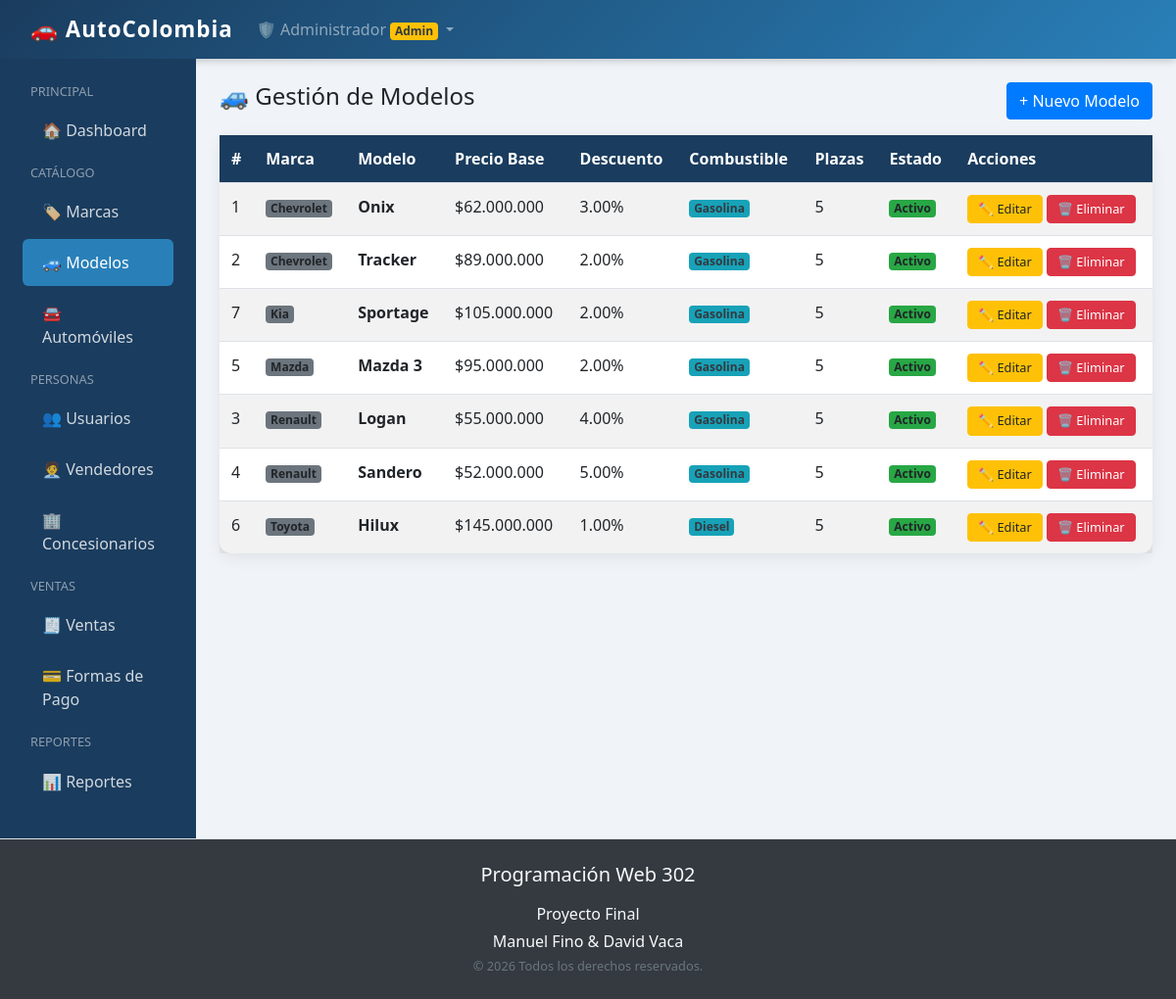
The app's page /app/view/admin/modelos/listar.php (signed in) with its own data.
### tables this page shows
CREATE TABLE modelo (
    id_modelo        INT AUTO_INCREMENT PRIMARY KEY,
    nombre           VARCHAR(100) NOT NULL,
    id_marca         INT NOT NULL,
    precio_base      DECIMAL(12,2) NOT NULL,
    descuento        DECIMAL(5,2) DEFAULT 0.00,
    potencia_fiscal  DECIMAL(8,2),
    cilindrada       INT,
    tipo_combustible ENUM('gasolina','diesel','hibrido','electrico','gas'),
    num_puertas      INT,
    num_plazas       INT,
    descripcion      TEXT,
    activo           BOOLEAN DEFAULT TRUE,
    FOREIGN KEY (id_marca)
        REFERENCES marca(id_marca)
        ON UPDATE CASCADE ON DELETE RESTRICT
);

CREATE TABLE marca (
    id_marca    INT AUTO_INCREMENT PRIMARY KEY,
    nombre      VARCHAR(50) NOT NULL UNIQUE,
    pais_origen VARCHAR(50),
    descripcion TEXT
);

### config/conexionBD.php (called while the page is built)
<?php
class Conectar
{
    public static function conec()
    {
        $host = "localhost";
        $user = "root";
        $pass = "admin";
        $db_name = "concesionario_db";
        $link = mysqli_connect($host, $user, $pass)
            or die("ERROR al conectar a MySQL: " . mysqli_connect_error());
        mysqli_select_db($link, $db_name)
            or die("ERROR al seleccionar la BD: " . mysqli_error($link));
        mysqli_set_charset($link, "utf8");
        return $link;
    }
}

### app/model/modelo_auto.php (called while the page is built, shortened)
<?php
require_once __DIR__ . '/../../config/conexionBD.php';
class ModeloAuto
{
    public function listar()
    {
        $sql = "SELECT mo.*, ma.nombre AS nombre_marca
                FROM modelo mo
                INNER JOIN marca ma ON mo.id_marca = ma.id_marca
                ORDER BY ma.nombre, mo.nombre";
        $res  = mysqli_query(Conectar::conec(), $sql);
        $data = [];
        while ($row = mysqli_fetch_assoc($res)) $data[] = $row;
        return $data;
    }
}

### app/view/admin/modelos/listar.php (the view, shortened to what this page needs)
<!doctype html>
<html lang="es">
<head>
    <link rel="stylesheet" href="/ProyFinal/public/css/bootstrap.min.css">
    <link rel="stylesheet" href="/ProyFinal/public/css/sweetalert2.min.css">
    <link rel="stylesheet" href="/ProyFinal/public/css/style.css">
</head>
<body>
<?php
require_once __DIR__ . '/../../../../app/model/modelo_auto.php';
$obj     = new ModeloAuto();
$modelos = $obj->listar();
?>
<?php include('../navbar.php'); ?>
<main class="col-md-10 ms-sm-auto px-4 py-4">
    <div class="d-flex justify-content-between align-items-center mb-3">
        <h4>🚙 Gestión de Modelos</h4>
        <button class="btn btn-primary" data-bs-toggle="modal" data-bs-target="#modalModelo">+ Nuevo Modelo</button>
    </div>
    <div class="card">
        <div class="card-body p-0">
            <div class="table-responsive">
                <table class="table table-hover table-striped mb-0">
                    <thead>
                        <tr><th>#</th><th>Marca</th><th>Modelo</th><th>Precio Base</th><th>Descuento</th><th>Combustible</th><th>Plazas</th><th>Estado</th><th>Acciones</th></tr>
                    </thead>
                    <tbody>
                    <?php if (empty($modelos)): ?>
                        <tr><td colspan="9" class="text-center py-3 text-muted">No hay modelos registrados</td></tr>
                    <?php else: ?>
                    <?php foreach ($modelos as $m): ?>
                        <tr>
                            <td><?= $m['id_modelo'] ?></td>
                            <td><span class="badge bg-secondary"><?= htmlspecialchars($m['nombre_marca']) ?></span></td>
                            <td><strong><?= htmlspecialchars($m['nombre']) ?></strong></td>
                            <td>$<?= number_format($m['precio_base'], 0, ',', '.') ?></td>
                            <td><?= $m['descuento'] ?>%</td>
                            <td><span class="badge bg-info text-dark"><?= ucfirst($m['tipo_combustible']) ?></span></td>
                            <td><?= $m['num_plazas'] ?></td>
                            <td><?= $m['activo'] ? '<span class="badge bg-success">Activo</span>' : '<span class="badge bg-secondary">Inactivo</span>' ?></td>
                            <td>
                                <button class="btn btn-warning btn-accion" onclick="abrirEditar(
                                    <?= $m['id_modelo'] ?>,'<?= htmlspecialchars($m['nombre'],ENT_QUOTES) ?>',
                                    <?= $m['id_marca'] ?>,<?= $m['precio_base'] ?>,<?= $m['descuento'] ?>,
                                    <?= $m['potencia_fiscal'] ?>,<?= $m['cilindrada'] ?>,
                                    '<?= $m['tipo_combustible'] ?>',<?= $m['num_puertas'] ?>,<?= $m['num_plazas'] ?>,
                                    '<?= htmlspecialchars($m['descripcion'],ENT_QUOTES) ?>',<?= $m['activo'] ?>)">✏️ Editar</button>
                                <button class="btn btn-danger btn-accion"
                                    onclick="confirmarEliminar(<?= $m['id_modelo'] ?>,'<?= htmlspecialchars($m['nombre'],ENT_QUOTES) ?>')">🗑️ Eliminar</button>
                            </td>
                        </tr>
                    <?php endforeach; ?>
                    <?php endif; ?>
                    </tbody>
                </table>
            </div>
        </div>
    </div>
</main>
</div>
</div>
<?php include('../../layouts/footer.php'); ?>
</body>
</html>

### app/view/admin/navbar.php (shortened to what this page needs)
<nav class="navbar navbar-expand-lg navbar-autocolombia navbar-dark">
    <div class="container-fluid">
        <a class="navbar-brand" href="/ProyFinal/app/view/admin/dashboard.php">🚗 AutoColombia</a>
        <div class="collapse navbar-collapse" id="navbarAdmin">
            <ul class="navbar-nav ms-auto">
                <li class="nav-item dropdown">
                    <a class="nav-link dropdown-toggle" href="#" data-bs-toggle="dropdown">
                        🛡️ <?= htmlspecialchars($_SESSION['nombre']) ?>
                        <span class="badge bg-warning text-dark ms-1">Admin</span>
                    </a>
                </li>
            </ul>
        </div>
    </div>
</nav>
<div class="container-fluid">
    <div class="row">
        <nav class="col-md-2 d-md-block sidebar py-3">
            <div class="d-flex flex-column">
                <p class="text-white-50 small px-3 mt-2 mb-1 text-uppercase">Principal</p>
                <ul class="nav flex-column mb-2">
                    <li class="nav-item">
                        <a class="nav-link <?= basename($_SERVER['PHP_SELF']) === 'dashboard.php' && strpos($_SERVER['PHP_SELF'],'admin') !== false ? 'active' : '' ?>"
                            href="/ProyFinal/app/view/admin/dashboard.php">🏠 Dashboard</a>
                    </li>
                </ul>
                <p class="text-white-50 small px-3 mb-1 text-uppercase">Catálogo</p>
                <ul class="nav flex-column mb-2">
                    <li class="nav-item">
                        <a class="nav-link <?= strpos($_SERVER['PHP_SELF'], '/marcas/') !== false ? 'active' : '' ?>"
                            href="/ProyFinal/app/view/admin/marcas/listar.php">🏷️ Marcas</a>
                    </li>
                    <li class="nav-item">
                        <a class="nav-link <?= strpos($_SERVER['PHP_SELF'], '/modelos/') !== false ? 'active' : '' ?>"
                            href="/ProyFinal/app/view/admin/modelos/listar.php">🚙 Modelos</a>
                    </li>
                    <li class="nav-item">
                        <a class="nav-link <?= strpos($_SERVER['PHP_SELF'], '/automoviles/') !== false ? 'active' : '' ?>"
                            href="/ProyFinal/app/view/admin/automoviles/listar.php">🚘 Automóviles</a>
                    </li>
                </ul>
                <p class="text-white-50 small px-3 mb-1 text-uppercase">Personas</p>
                <ul class="nav flex-column mb-2">
                    <li class="nav-item">
                        <a class="nav-link <?= strpos($_SERVER['PHP_SELF'], '/usuarios/') !== false ? 'active' : '' ?>"
                            href="/ProyFinal/app/view/admin/usuarios/listar.php">👥 Usuarios</a>
                    </li>
                    <li class="nav-item">
                        <a class="nav-link <?= strpos($_SERVER['PHP_SELF'], '/vendedores/') !== false ? 'active' : '' ?>"
                            href="/ProyFinal/app/view/admin/vendedores/listar.php">🧑‍💼 Vendedores</a>
                    </li>
                    <li class="nav-item">
                        <a class="nav-link <?= strpos($_SERVER['PHP_SELF'], '/concesionarios/') !== false ? 'active' : '' ?>"
                            href="/ProyFinal/app/view/admin/concesionarios/listar.php">🏢 Concesionarios</a>
                    </li>
                </ul>
                <p class="text-white-50 small px-3 mb-1 text-uppercase">Ventas</p>
                <ul class="nav flex-column mb-2">
                    <li class="nav-item">
                        <a class="nav-link <?= strpos($_SERVER['PHP_SELF'], '/ventas/') !== false ? 'active' : '' ?>"
                            href="/ProyFinal/app/view/admin/ventas/listar.php">🧾 Ventas</a>
                    </li>
                    <li class="nav-item">
                        <a class="nav-link <?= strpos($_SERVER['PHP_SELF'], '/formas_pago/') !== false ? 'active' : '' ?>"
                            href="/ProyFinal/app/view/admin/formas_pago/listar.php">💳 Formas de Pago</a>
                    </li>
                </ul>
                <p class="text-white-50 small px-3 mb-1 text-uppercase">Reportes</p>
                <ul class="nav flex-column mb-3">
                    <li class="nav-item">
                        <a class="nav-link <?= strpos($_SERVER['PHP_SELF'], '/reportes/') !== false ? 'active' : '' ?>"
                            href="/ProyFinal/app/view/admin/reportes/index.php">📊 Reportes</a>
                    </li>
                </ul>
            </div>
        </nav>

### app/view/layouts/footer.php
<footer class="bg-dark text-light py-4 border-top">
    <div class="container text-center">
        <h5 class="mb-3">Programación Web 302</h5>
        <p class="mb-1">
            Proyecto Final
        </p>
        <p class="mb-1">
            Manuel Fino & David Vaca
        </p>
        <p class="mb-0 small text-secondary">
            &copy; <?php echo date("Y"); ?> Todos los derechos reservados.
        </p>
    </div>
</footer>

### public/css/style.css (style rules this page uses)
:root { --color-primario: #1a3c5e; --color-secundario: #2980b9; --color-acento: #e74c3c; --color-fondo: #f0f4f8; --color-blanco: #ffffff; }
body { background-color: var(--color-fondo); font-family: 'Segoe UI', Tahoma, Geneva, Verdana, sans-serif; }
.navbar-brand { font-weight: 700; font-size: 1.4rem; letter-spacing: 1px; }
.navbar-autocolombia { background: linear-gradient(135deg, var(--color-primario), var(--color-secundario)); box-shadow: 0 2px 8px rgba(0, 0, 0, 0.2); }
.card { border: none; border-radius: 12px; box-shadow: 0 4px 16px rgba(0, 0, 0, 0.08); }
.table thead th { background-color: var(--color-primario); color: var(--color-blanco); border: none; }
.btn-accion { padding: 4px 10px; font-size: 0.8rem; }
.sidebar { min-height: calc(100vh - 56px); background-color: var(--color-primario); }
.sidebar .nav-link { color: rgba(255, 255, 255, 0.8); padding: 12px 20px; border-radius: 6px; margin: 2px 8px; transition: all 0.2s; }
.sidebar .nav-link:hover, .sidebar .nav-link.active { background-color: var(--color-secundario); color: var(--color-blanco); }

### records on screen
modelo: id_modelo "1", id_marca.nombre "Chevrolet", nombre "Onix", precio_base "62.000.000", descuento "3.00", tipo_combustible "Gasolina", num_plazas "5", activo "Activo"
modelo: id_modelo "2", id_marca.nombre "Chevrolet", nombre "Tracker", precio_base "89.000.000", descuento "2.00", tipo_combustible "Gasolina", num_plazas "5", activo "Activo"
modelo: id_modelo "7", id_marca.nombre "Kia", nombre "Sportage", precio_base "105.000.000", descuento "2.00", tipo_combustible "Gasolina", num_plazas "5", activo "Activo"
modelo: id_modelo "5", id_marca.nombre "Mazda", nombre "Mazda 3", precio_base "95.000.000", descuento "2.00", tipo_combustible "Gasolina", num_plazas "5", activo "Activo"
modelo: id_modelo "3", id_marca.nombre "Renault", nombre "Logan", precio_base "55.000.000", descuento "4.00", tipo_combustible "Gasolina", num_plazas "5", activo "Activo"
modelo: id_modelo "4", id_marca.nombre "Renault", nombre "Sandero", precio_base "52.000.000", descuento "5.00", tipo_combustible "Gasolina", num_plazas "5", activo "Activo"
modelo: id_modelo "6", id_marca.nombre "Toyota", nombre "Hilux", precio_base "145.000.000", descuento "1.00", tipo_combustible "Diesel", num_plazas "5", activo "Activo"

### other values on screen
$_SESSION['nombre'] "Administrador"
